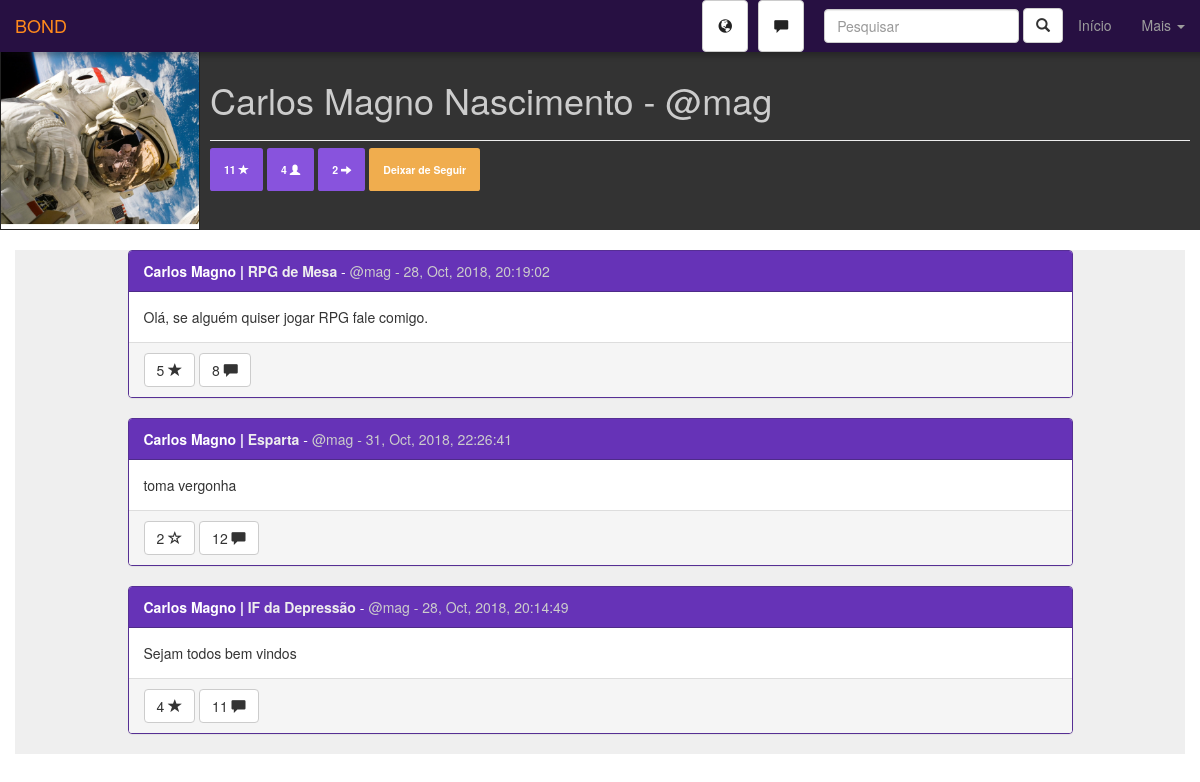
Screenshot of /see_profile.php?p=1 (signed in) with the database file from the repository.
### tables this page shows
CREATE TABLE IF NOT EXISTS `users` (
  `id_user` int(11) NOT NULL AUTO_INCREMENT,
  `username` varchar(20) NOT NULL,
  `first_name` varchar(60) NOT NULL,
  `last_name` varchar(80) NOT NULL,
  `birthday` date NOT NULL,
  `profile_pic` varchar(200) DEFAULT 'assets/img/default-user-icon.png',
  `passwd` varchar(32) NOT NULL,
  `r_date` datetime NOT NULL DEFAULT CURRENT_TIMESTAMP,
  `gender` enum('M','F','O') DEFAULT NULL,
  `stars` int(11) DEFAULT '0',
  `followers` int(11) DEFAULT '0',
  `following` int(11) DEFAULT '0',
  PRIMARY KEY (`id_user`)
);

CREATE TABLE IF NOT EXISTS `posts` (
  `id_post` int(11) NOT NULL AUTO_INCREMENT,
  `user` int(11) NOT NULL,
  `community` int(11) NOT NULL,
  `post_text` text NOT NULL,
  `post_pic` varchar(200) DEFAULT NULL,
  `r_date` datetime DEFAULT CURRENT_TIMESTAMP,
  `likes` int(11) DEFAULT '0',
  PRIMARY KEY (`id_post`)
);

CREATE TABLE IF NOT EXISTS `communities` (
  `id_community` int(11) NOT NULL AUTO_INCREMENT,
  `community_name` varchar(100) NOT NULL,
  `r_date` datetime DEFAULT CURRENT_TIMESTAMP,
  `profile_pic` varchar(200) DEFAULT 'assets/img/default-community-icon.png',
  `community_description` varchar(500) DEFAULT NULL,
  `members` int(11) DEFAULT '0',
  PRIMARY KEY (`id_community`)
);

### inc/functions/connection.php (called while the page is built)
<?php
function connect(){
    $host = "localhost";
    $user = "xxxxxx";
    $passwd = "xxxxxx";
    $db = "xxxxxx";
    $conn = mysqli_connect($host, $user, $passwd, $db);
    mysqli_set_charset($conn, "UTF-8");
    return $conn;
}
?>

### see_profile.php (the view, shortened to what this page needs)
<?php
include "inc/functions/connection.php";
$id_user = $_GET["p"];
$id_user2 = $_SESSION["id_user"];
$conn = connect();
$sql = "SELECT sender FROM `messages` WHERE receiver = $id_user2 AND seen = 'n' group by sender";
if($q = mysqli_query($conn, $sql)){
    $messages_qnt = 0;
  }else{
    $messages_qnt = 0;
}
$conn = connect();
$sql = "SELECT * FROM users WHERE id_user = $id_user";
$query = mysqli_query($conn, $sql);
$user = mysqli_fetch_assoc($query);
$conn = connect();
$sql = "SELECT COUNT(*) as qnt FROM notifications WHERE user = $id_user2 AND seen = 'n'";
if($q = mysqli_query($conn, $sql)){
  $notifications = mysqli_fetch_assoc($q)["qnt"];
}else{
  $notifications = 0;
}
?>
<!DOCTYPE html>
<html lang="PT-BR">
  <head>
    <link href="css/bootstrap.min.css" rel="stylesheet">
    <link rel="stylesheet" href="css/pattern.css">
  </head>
<body>
<nav class="navbar navbar-inverse navbar-fixed-top" id="navbar-menu">
  <div class="container-fluid">
    <div class="navbar-header">
      <a class="navbar-brand" href="#">BOND</a>
    </div>
    <div class="collapse navbar-collapse" id="bs-example-navbar-collapse-1">
      <ul class="nav navbar-nav navbar-right">
      <li>
      <?php
        if($notifications>0){
          echo '<a href="notifications.php" class="btn btn-warning notification-btn" id="dark-text-nav" style="margin:auto 5px">'.$notifications
          .' <span class="glyphicon glyphicon-globe"></span></a>';
        }else{
          echo '<a href="notifications.php" class="btn btn-default notification-btn" id="dark-text-nav" style="margin:auto 5px">
          <span class="glyphicon glyphicon-globe"></span></a>';
        }
        ?></li>
        <li>
        <?php
        if($messages_qnt>0){
          echo '<a href="chat.php" class="btn btn-warning chat-btn" id="dark-text-nav" style="margin:auto 5px">'.$messages_qnt
          .' <span class="glyphicon glyphicon-comment"></span></a>';
        }else{
          echo '<a href="chat.php" class="btn btn-default chat-btn" id="dark-text-nav"
           style="margin:auto 5px"><span class="glyphicon glyphicon-comment"></span></a>';
        }
        ?>
        </li>
        <li>
    <form class="navbar-form navbar-right" onsubmit="return false">
      <div class="form-group">
        <input type="text" id="nav-search-input" class="form-control" placeholder="Pesquisar" value="<?php if(isset($_GET["q"])){echo $_GET["q"];} ?>">
      </div>
      <a id="nav-search-submit" class="btn btn-default hidden-xs"><label class="glyphicon glyphicon-search"></label></a>
    </form>
      </li>
        <li><a href="home.php">Início</a></li>
        <li class="dropdown">
          <a href="#" class="dropdown-toggle" data-toggle="dropdown"
          role="button" aria-haspopup="true" aria-expanded="false">Mais <span class="caret"></span></a>
        </li>
      </ul>
    </div>
  </div>
</nav>
<div class="container-fluid">
<div class="row" style="padding-top:50px;background:rgba(0, 0, 0, 0.8)">
    <div id="picture-container" class="col-sm-12 col-md-3 col-lg-2" style="background-image:url('<?php
     echo $user["profile_pic"]
      ?>')">
    </div>
    <div class="col-sm-12 col-md-9 col-lg-10 jumbogotron" id="backcontainer">
          <h1 class="text-left"><?php echo $user["first_name"].' '.$user["last_name"].' - @'.$user["username"]?></h1>
          <hr>
          <h5>
              <label title='Stars' class='label label-default' style="padding:14px">
              <?php echo $user["stars"] ?>
              <label class='glyphicon glyphicon-star'></label></label>
              <label title='Seguidores' class='label label-default' style="padding:14px">
              <?php
               echo $user["followers"];
               ?>
              <label class='glyphicon glyphicon-user'></label></label>
              <label title='Seguindo' class='label label-default' style="padding:14px">
              <?php
               echo $user["following"];
               ?>
              <label class='glyphicon glyphicon-arrow-right'></label></label>
              <?php
              $conn = connect();
              $u = $user["id_user"];
              $sql = "SELECT * FROM follows WHERE follower = $id_user2 AND following = $u";
               if($query = mysqli_query($conn, $sql)){
                   $data = mysqli_fetch_assoc($query);
                   if(isset($data["follower"])){
                     echo "<a title='Deixar de seguir' href='follow.php?u=".$user["id_user"]."&m=unfollow&l=see_profile.php?p=".$user["id_user"]."'
                     class='label label-warning' style='padding:14px'>
                       Deixar de Seguir</a>";
                   }else{
                    echo "<a title='Seguir' href='follow.php?u=".$user["id_user"]."&m=follow&l=see_profile.php?p=".$user["id_user"]."'
                    class='label label-success' style='padding:14px'>
                      Seguir</a>";
                   }
              }
              ?>
          </h5>
    </div>
</div>
</div>
<br>
<div class="container">
<div class="row panel-gray">
    <div class="col-lg-10 col-lg-offset-1">
        <?php
        $conn = connect();
        $sql = "SELECT *, date_format(posts.r_date, '%d, %b, %Y, %T') as data_f, UNIX_TIMESTAMP(posts.r_date) as utimestamp FROM posts
        JOIN communities ON posts.community = communities.id_community WHERE user = '$id_user'";
        if($query = mysqli_query($conn, $sql)){
            $posts = array();
            while($row = mysqli_fetch_assoc($query)){
                $posts[] = $row;
            }
            usort($posts, "organizer");
            foreach($posts as $post){
                $text = $post["post_text"];
                $likes = $post["likes"];
                $id_post = $post["id_post"];
                $id_community = $post["community"];
                $sql = "SELECT count(*) as comments FROM comments WHERE post = $id_post";
                if($q = mysqli_query($conn, $sql)){
                  $comments_qnt = mysqli_fetch_assoc($q)["comments"];
                }else{
                  $comments_qnt = '';
                }
                echo "<div class='panel panel-primary'>
                <div class='panel-heading'><strong>".$user["first_name"]." |
                <a href='see_community.php?c=$id_community' class='gray-text-link'>".$post["community_name"]
                ."</a></strong> - <span class='gray-text'>@".$user["username"]." - ";
                echo $post["data_f"]."</span></div>
                <div class='panel-body'>
                 $text
                </div>
                <div class='panel-footer'> ";
                $sql = "SELECT * FROM likes WHERE post = $id_post AND user = $id_user2";
                if(isset(mysqli_fetch_assoc(mysqli_query($conn, $sql))["post"])){
                 echo "<a href='like_post.php?p=$id_post&m=unlike&u=$id_user2&l=see_profile.php?p=$id_user'
                 title='Gostei' class='btn btn-default' id='like-btn'>$likes <span class='glyphicon glyphicon-star'>
                 </span></a>";
                }else{
                  echo "<a href='like_post.php?p=$id_post&m=like&u=$id_user2&l=see_profile.php?p=$id_user'
                   title='Não gostei' class='btn btn-default' id='like-btn'>$likes <span class='glyphicon glyphicon-star-empty'>
                   </span></a>";
                }
                echo " <a href='see_post.php?p=$id_post'
                title='Comentar' class='btn btn-default' id='like-btn'>".$comments_qnt." <span class='glyphicon glyphicon-comment'>
                </span></a>";
                echo "</div>
              </div>";
            }
        }
        ?>
    </div>
</div>
</div>
</body>
</html>

### css/pattern.css (style rules this page uses)
.panel-gray { background: rgba(100, 100, 100, 0.1); }
.gray-text { color: #ccc; }
.gray-text-link { color: #eee; }
#navbar-menu, #navbar-menu2 { border-bottom: none; box-shadow: 4px 4px 5px rgba(10,10,10,0.3); color: #bbb; }
#picture-container { min-height: 180px; min-width: 180px; background-size: cover; background-position: center; border: #222 1px solid; }
#backcontainer { padding:10px; color: #ccc; }
#dark-text-nav { color: #222; }

### rows the page displays
users: profile_pic (picture), first_name "Carlos Magno", last_name "Nascimento", username "mag", stars "11", followers "4", following "2"
posts: communities.community_name "RPG de Mesa", data_f "28, Oct, 2018, 20:19:02", post_text "Olá, se alguém quiser jogar RPG fale comigo.", likes "5", comments_qnt "8"
posts: communities.community_name "Esparta", data_f "31, Oct, 2018, 22:26:41", post_text "toma vergonha", likes "2", comments_qnt "12"
posts: communities.community_name "IF da Depressão", data_f "28, Oct, 2018, 20:14:49", post_text "Sejam todos bem vindos", likes "4", comments_qnt "11"
